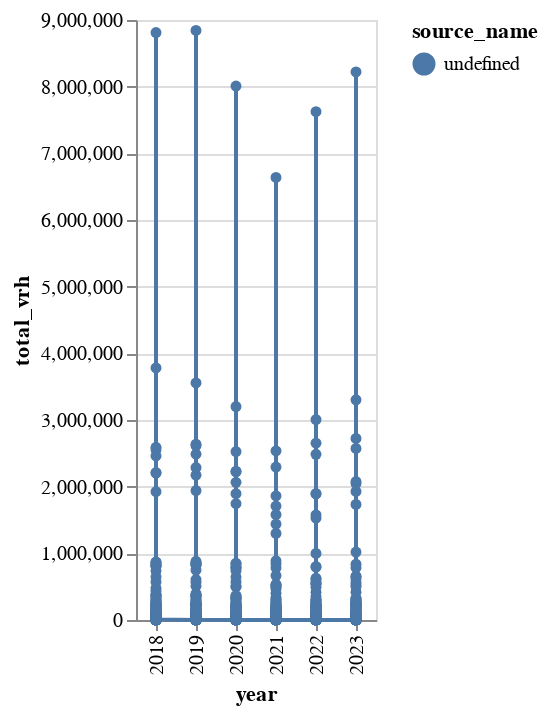
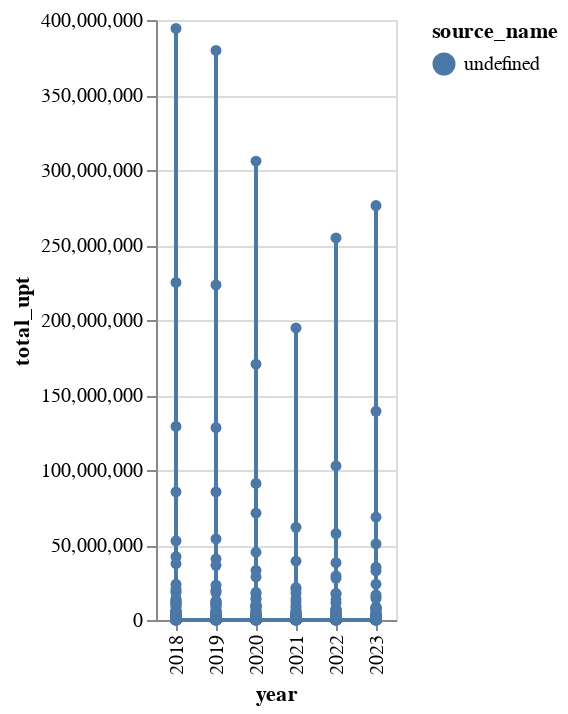
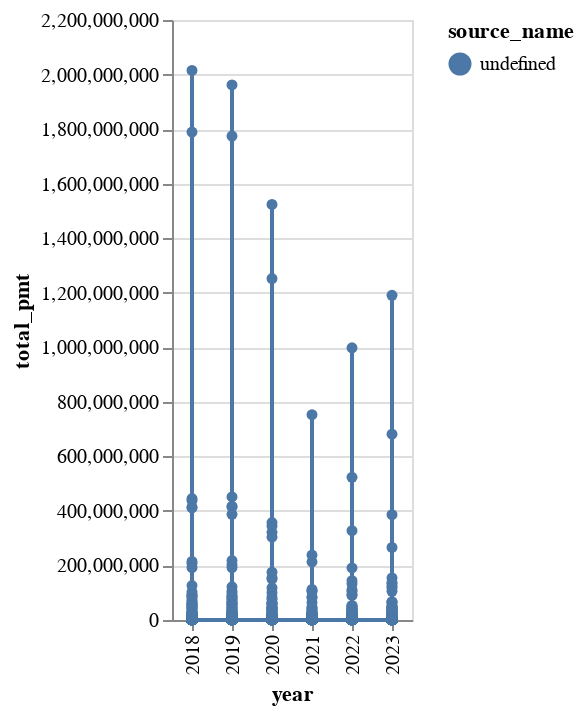

Notebook source saved alongside these figures, in order:
### Code cell
all_totals_dict = {
    "total_vrh":vrh_total,
    "total_upt":upt_total,
    "total_pmt":passenger_total
}
for col, df in all_totals_dict.items(): 
    chart = alt.Chart(df).mark_line(point=True).encode(
    x="year:N",
    y=col,
    color="source_name:N"
    ).properties(name = col, width="container")
    display(chart)

### Figure 1 — Vega-Lite specification as saved in the notebook (floating-point values rounded to 4 significant figures; data arrays with more than 128 entries replaced by an {"elided": "..."} marker saying what was removed)
{"config": {"view": {"continuousWidth": 300, "continuousHeight": 300}}, "data": {"name": "data-9cd768134b2e82c03dfe268495d6c321"}, "mark": {"type": "line", "point": true}, "encoding": {"color": {"field": "source_name", "type": "nominal"}, "x": {"field": "year", "type": "nominal"}, "y": {"field": "total_vrh", "type": "quantitative"}}, "name": "total_vrh", "width": "container", "$schema": "https://vega.github.io/schema/vega-lite/v5.20.1.json", "datasets": {"data-9cd768134b2e82c03dfe268495d6c321": {"elided": "1524 records"}}}

### Figure 2 — Vega-Lite specification as saved in the notebook (floating-point values rounded to 4 significant figures; data arrays with more than 128 entries replaced by an {"elided": "..."} marker saying what was removed)
{"config": {"view": {"continuousWidth": 300, "continuousHeight": 300}}, "data": {"name": "data-32e86c0bf5dc7b4309ff504e1eb11845"}, "mark": {"type": "line", "point": true}, "encoding": {"color": {"field": "source_name", "type": "nominal"}, "x": {"field": "year", "type": "nominal"}, "y": {"field": "total_upt", "type": "quantitative"}}, "name": "total_upt", "width": "container", "$schema": "https://vega.github.io/schema/vega-lite/v5.20.1.json", "datasets": {"data-32e86c0bf5dc7b4309ff504e1eb11845": {"elided": "1524 records"}}}

### Figure 3 — Vega-Lite specification as saved in the notebook (floating-point values rounded to 4 significant figures; data arrays with more than 128 entries replaced by an {"elided": "..."} marker saying what was removed)
{"config": {"view": {"continuousWidth": 300, "continuousHeight": 300}}, "data": {"name": "data-503a132e46bc91486dbbab0e48768292"}, "mark": {"type": "line", "point": true}, "encoding": {"color": {"field": "source_name", "type": "nominal"}, "x": {"field": "year", "type": "nominal"}, "y": {"field": "total_pmt", "type": "quantitative"}}, "name": "total_pmt", "width": "container", "$schema": "https://vega.github.io/schema/vega-lite/v5.20.1.json", "datasets": {"data-503a132e46bc91486dbbab0e48768292": {"elided": "1524 records"}}}
